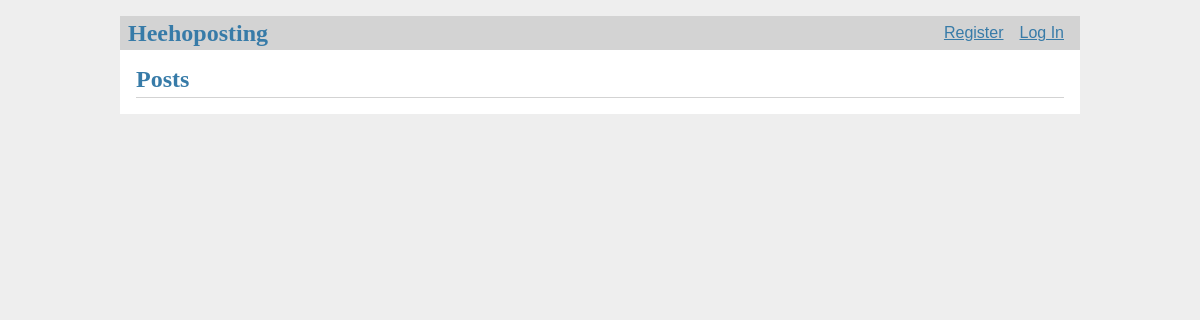
The app's page /, older data.
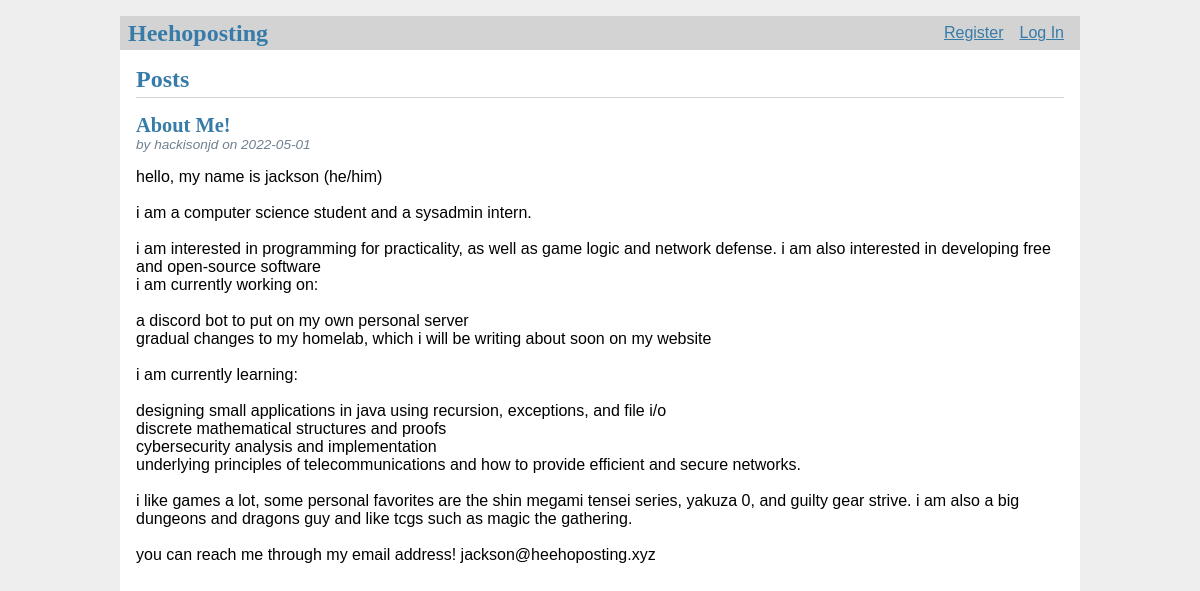
The same page, newer data.
### tables this page shows
CREATE TABLE post (
  id INTEGER PRIMARY KEY AUTOINCREMENT,
  author_id INTEGER NOT NULL,
  created TIMESTAMP NOT NULL DEFAULT CURRENT_TIMESTAMP,
  title TEXT NOT NULL,
  body TEXT NOT NULL,
  FOREIGN KEY (author_id) REFERENCES user (id)
);

CREATE TABLE user (
  id INTEGER PRIMARY KEY AUTOINCREMENT,
  username TEXT UNIQUE NOT NULL,
  password TEXT NOT NULL
);

### heehoposting/blog.py (the view)
@bp.route('/')
def index():
    db = get_db()
    posts = db.execute(
        'SELECT p.id, title, body, created, author_id, username'
        ' FROM post p JOIN user u ON p.author_id = u.id'
        ' ORDER BY created DESC'
    ).fetchall()
    return render_template('blog/index.html', posts=posts)

### heehoposting/auth.py (called while the page is built)
@bp.before_app_request
def load_logged_in_user():
    user_id = session.get('user_id')
    if user_id is None:
        g.user = None
    else:
        g.user = get_db().execute(
            'SELECT * FROM user WHERE id = ?', (user_id,)
        ).fetchone()

### heehoposting/db.py (called while the page is built)
def get_db():
    if 'db' not in g:
        g.db = sqlite3.connect(
            current_app.config['DATABASE'],
            detect_types = sqlite3.PARSE_DECLTYPES
        )
        g.db.row_factory = sqlite3.Row
    return g.db

### heehoposting/templates/blog/index.html (shortened to what this page needs)
{% extends 'base.html' %}
{% block header %}
  <h1>{% block title %}Posts{% endblock %}</h1>
{% endblock %}
{% block content %}
  {% for post in posts %}
    <article class="post">
      <header>
        <div>
          <h1>{{ post['title'] }}</h1>
          <div class="about">by {{ post['username'] }} on {{ post['created'].strftime('%Y-%m-%d') }}</div>
        </div>
      </header>
      <p class="body">{{ post['body'] }}</p>
    </article>
  {% endfor %}
{% endblock %}

Row changes from the older to the newer data that the page shows:
added post: title "About Me!", username "hackisonjd", created "2022-05-01", body "hello, my name is jackson (he/him) i am a computer science student and a sysadmin intern. i am interested in programming for practicality, as well as game logic and network defense. i am also interested in developing free and open-source software i am currently working on: a discord bot to put on my own personal server gradual changes to my homelab, which i will be writing about soon on my website i am currently learning: designing small applications in java using recursion, exceptions, and file i/o discrete mathematical structures and proofs cybersecurity analysis and implementation underlying principles of telecommunications and how to provide efficient and secure networks. i like games a…"
